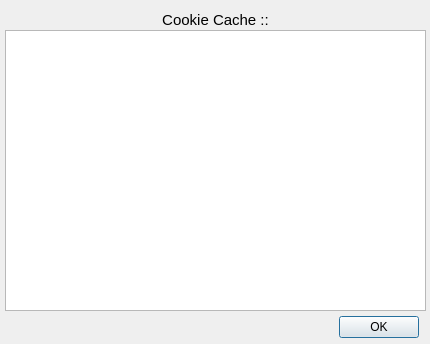
<?xml version="1.0" encoding="UTF-8"?>
<ui version="4.0">
 <class>viewCookieCache</class>
 <widget class="QWidget" name="viewCookieCache">
  <property name="geometry">
   <rect>
    <x>0</x>
    <y>0</y>
    <width>430</width>
    <height>344</height>
   </rect>
  </property>
  <property name="minimumSize">
   <size>
    <width>430</width>
    <height>344</height>
   </size>
  </property>
  <property name="maximumSize">
   <size>
    <width>422</width>
    <height>344</height>
   </size>
  </property>
  <property name="windowTitle">
   <string>CookieJar Cache</string>
  </property>
  <widget class="QDialogButtonBox" name="okButtonBox">
   <property name="geometry">
    <rect>
     <x>260</x>
     <y>315</y>
     <width>159</width>
     <height>25</height>
    </rect>
   </property>
   <property name="standardButtons">
    <set>QDialogButtonBox::Ok</set>
   </property>
  </widget>
  <widget class="QLabel" name="label">
   <property name="geometry">
    <rect>
     <x>140</x>
     <y>10</y>
     <width>151</width>
     <height>21</height>
    </rect>
   </property>
   <property name="text">
    <string>&lt;!DOCTYPE HTML PUBLIC &quot;-//W3C//DTD HTML 4.0//EN&quot; &quot;http://www.w3.org/TR/REC-html40/strict.dtd&quot;&gt;
&lt;html&gt;&lt;head&gt;&lt;meta name=&quot;qrichtext&quot; content=&quot;1&quot; /&gt;&lt;style type=&quot;text/css&quot;&gt;
p, li { white-space: pre-wrap; }
&lt;/style&gt;&lt;/head&gt;&lt;body style=&quot; font-family:'Sans Serif'; font-size:9pt; font-weight:400; font-style:normal;&quot;&gt;
&lt;p align=&quot;center&quot; style=&quot; margin-top:0px; margin-bottom:0px; margin-left:0px; margin-right:0px; -qt-block-indent:0; text-indent:0px;&quot;&gt;&lt;span style=&quot; font-size:11pt;&quot;&gt;Cookie Cache ::&lt;/span&gt;&lt;/p&gt;&lt;/body&gt;&lt;/html&gt;</string>
   </property>
  </widget>
  <widget class="QTextEdit" name="textEdit">
   <property name="geometry">
    <rect>
     <x>5</x>
     <y>30</y>
     <width>421</width>
     <height>281</height>
    </rect>
   </property>
   <property name="readOnly">
    <bool>true</bool>
   </property>
  </widget>
 </widget>
 <resources/>
 <connections/>
</ui>
